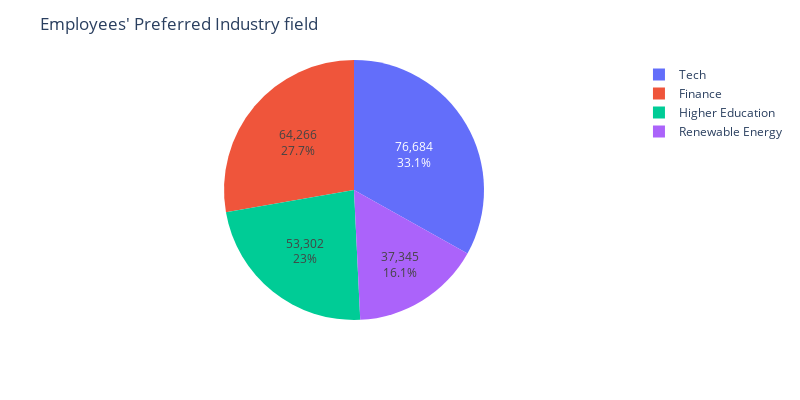

The code cell stored with this chart in its notebook:
### Code cell
import plotly.express as px
fig = px.pie(emp_ind, values='Frequency', names='Industry',
            width=800, height=400)
fig.update_layout(
    title_text="Employees' Preferred Industry field",)
fig.update_traces(textinfo='percent+value')
fig.write_image("../images/employee_profile/employee_pref_industry.png", format='png',engine='kaleido')
fig.show()

### Figure 1 — Plotly figure (JSON) as saved in the notebook; plotly's stock layout.template omitted (floating-point values rounded to 4 significant figures)
{"data": [{"domain": {"x": [0, 1], "y": [0, 1]}, "hovertemplate": "Industry=%{label}<br>Frequency=%{value}<extra></extra>", "labels": ["Tech", "Finance", "Higher Education", "Renewable Energy"], "legendgroup": "", "name": "", "showlegend": true, "textinfo": "percent+value", "type": "pie", "values": [76684, 64266, 53302, 37345]}], "layout": {"height": 400, "legend": {"tracegroupgap": 0}, "margin": {"t": 60}, "title": {"text": "Employees' Preferred Industry field"}, "width": 800}}
